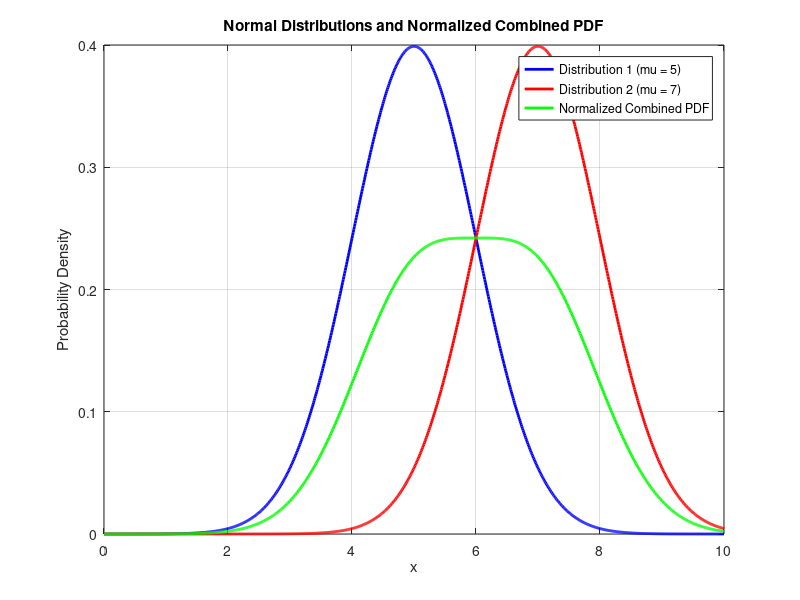

Source code (MATLAB):
% Parameters for the first normal distribution
mu1 = 5; % mean
sigma1 = 1; % standard deviation

% Parameters for the second normal distribution
mu2 = 7; % mean
sigma2 = 1; % standard deviation

% Define a range of x values for the distributions
x = 0:.01:10; % From 1 to 11 (to cover both distributions)

% Calculate the probability density function (PDF) for both distributions
pdf1 = normpdf(x, mu1, sigma1);
pdf2 = normpdf(x, mu2, sigma2);

% Combine the two PDFs
combined_pdf = pdf1 + pdf2;

% Normalize the combined PDF
normalized_pdf = combined_pdf / trapz(x, combined_pdf); % trapz for numerical integration

% Plot the individual distributions and the normalized combined PDF
figure;
plot(x, pdf1, 'b-', 'LineWidth', 2); % Distribution 1
hold on;
plot(x, pdf2, 'r-', 'LineWidth', 2); % Distribution 2
hold on;
plot(x, normalized_pdf, 'g-', 'LineWidth', 2); % Normalized combined PDF

% Labels and legend
xlabel('x');
ylabel('Probability Density');
title('Normal Distributions and Normalized Combined PDF');
legend('Distribution 1 (mu = 5)', 'Distribution 2 (mu = 7)', 'Normalized Combined PDF');
grid on;
